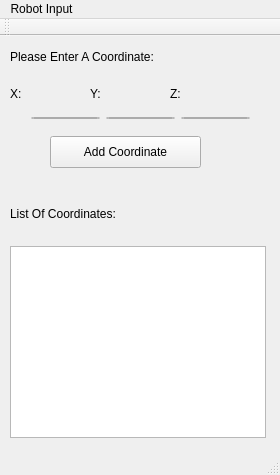
<?xml version="1.0" encoding="UTF-8"?>
<ui version="4.0">
 <class>MainWindow</class>
 <widget class="QMainWindow" name="MainWindow">
  <property name="geometry">
   <rect>
    <x>0</x>
    <y>0</y>
    <width>280</width>
    <height>475</height>
   </rect>
  </property>
  <property name="windowTitle">
   <string>MainWindow</string>
  </property>
  <widget class="QWidget" name="centralWidget">
   <widget class="QPushButton" name="pushButton">
    <property name="geometry">
     <rect>
      <x>50</x>
      <y>100</y>
      <width>151</width>
      <height>32</height>
     </rect>
    </property>
    <property name="text">
     <string>Add Coordinate</string>
    </property>
   </widget>
   <widget class="QLabel" name="label_2">
    <property name="geometry">
     <rect>
      <x>10</x>
      <y>50</y>
      <width>16</width>
      <height>16</height>
     </rect>
    </property>
    <property name="text">
     <string>X:</string>
    </property>
   </widget>
   <widget class="QLabel" name="label_3">
    <property name="geometry">
     <rect>
      <x>90</x>
      <y>50</y>
      <width>16</width>
      <height>16</height>
     </rect>
    </property>
    <property name="text">
     <string>Y:</string>
    </property>
   </widget>
   <widget class="QLabel" name="label_4">
    <property name="geometry">
     <rect>
      <x>170</x>
      <y>50</y>
      <width>16</width>
      <height>16</height>
     </rect>
    </property>
    <property name="text">
     <string>Z:</string>
    </property>
   </widget>
   <widget class="QLabel" name="label_5">
    <property name="geometry">
     <rect>
      <x>10</x>
      <y>10</y>
      <width>201</width>
      <height>21</height>
     </rect>
    </property>
    <property name="text">
     <string>Please Enter A Coordinate:</string>
    </property>
   </widget>
   <widget class="QLabel" name="label_6">
    <property name="geometry">
     <rect>
      <x>10</x>
      <y>170</y>
      <width>161</width>
      <height>16</height>
     </rect>
    </property>
    <property name="text">
     <string>List Of Coordinates:</string>
    </property>
   </widget>
   <widget class="QTextBrowser" name="listOfCoords">
    <property name="geometry">
     <rect>
      <x>10</x>
      <y>210</y>
      <width>256</width>
      <height>192</height>
     </rect>
    </property>
   </widget>
   <widget class="QWidget" name="">
    <property name="geometry">
     <rect>
      <x>20</x>
      <y>70</y>
      <width>241</width>
      <height>24</height>
     </rect>
    </property>
    <layout class="QHBoxLayout" name="horizontalLayout">
     <item>
      <widget class="QDoubleSpinBox" name="x_coord">
       <property name="minimum">
        <double>-99.989999999999995</double>
       </property>
       <property name="singleStep">
        <double>0.010000000000000</double>
       </property>
      </widget>
     </item>
     <item>
      <widget class="QDoubleSpinBox" name="y_coord">
       <property name="minimum">
        <double>-99.989999999999995</double>
       </property>
       <property name="singleStep">
        <double>0.010000000000000</double>
       </property>
      </widget>
     </item>
     <item>
      <widget class="QDoubleSpinBox" name="z_coord">
       <property name="minimum">
        <double>-99.989999999999995</double>
       </property>
       <property name="singleStep">
        <double>0.010000000000000</double>
       </property>
      </widget>
     </item>
    </layout>
   </widget>
  </widget>
  <widget class="QMenuBar" name="menuBar">
   <property name="geometry">
    <rect>
     <x>0</x>
     <y>0</y>
     <width>280</width>
     <height>26</height>
    </rect>
   </property>
   <widget class="QMenu" name="menuRobot_Input">
    <property name="title">
     <string>Robot Input</string>
    </property>
   </widget>
   <addaction name="menuRobot_Input"/>
  </widget>
  <widget class="QToolBar" name="mainToolBar">
   <attribute name="toolBarArea">
    <enum>TopToolBarArea</enum>
   </attribute>
   <attribute name="toolBarBreak">
    <bool>false</bool>
   </attribute>
  </widget>
  <widget class="QStatusBar" name="statusBar"/>
 </widget>
 <layoutdefault spacing="6" margin="11"/>
 <resources/>
 <connections/>
</ui>
